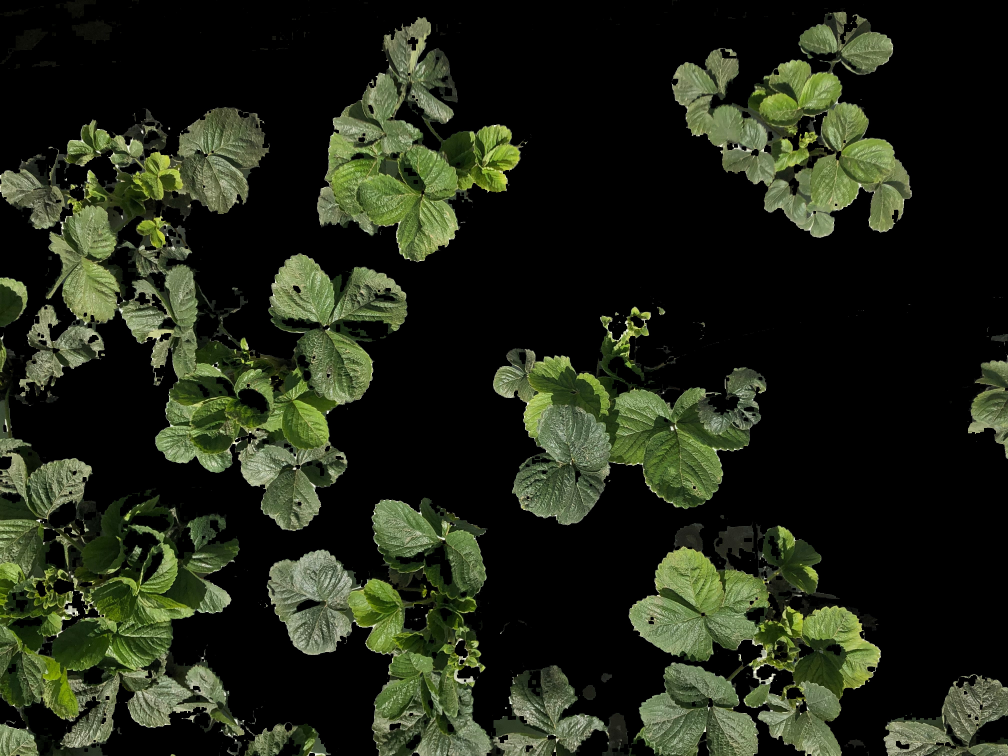
#> input picture src/runner_cutting/Canopy_masked/IMG_1568_masked.JPG, 4032 x 3024 px (shown at 1/4 size)
$ python -i runner_cutter.py   (imports and definitions only)   (older library calls are emulated)
#> lines starting #> are read from the running program, lines starting #| are printed output that depends on the picture; after the words box and inside, x2 and y2 are one past the last pixel; in counts of white or black regions, pixels touching at a corner belong together
#> further down, picture is the input picture: shape (3024, 4032, 3); mean B, G, R 23.8, 39.5, 33.9
import cv2
import numpy as np
import os
import sys
from timeit import default_timer as timer

from skimage.filters import frangi, sato
from skimage.morphology import skeletonize, medial_axis

def small(img):
   return cv2.resize(img, (1280,720))

# [60 lines left out: functions remove_shadows, boundry, not called in this run]

def filter_lines(lines, width, threshold):
    new_lines = {}
    for i in range(len(lines)):
        line1 = lines[i]
        new_lines[i] = 0
        for line2 in lines:
            #dx,dy for parrallel lines is 2x the distance between the lines
            #dx,dy for diverging lines will be dominated by the furthest apart points

            dx1 = line1[0][0] - line2[0][0]
            dx2 = line1[0][0] - line2[0][2]
            if dx1 < width or dx2 < width:
                dy1 = line1[0][1] - line2[0][1]
                dy2 = line2[0][1] - line2[0][3]
                if dy1 < width or dy2 < width:
                    new_lines[i] += 1
    filtered_lines = []
    for i in range(len(new_lines)):
        if new_lines[i] > threshold:
            filtered_lines.append(lines[i])
    return filtered_lines


def find_lines(img,rho):
   #edges = cv2.Canny(img, 100,200)
   lines = cv2.HoughLinesP(img,rho = rho, theta = 1*np.pi/180, threshold = 90, minLineLength=90, maxLineGap = 15 )
   drawing = np.zeros((img.shape[0],img.shape[1],1), np.uint8)
   drawing_filtered = drawing.copy()

   for x in range(0, len(lines)):
      for x1,y1,x2,y2 in lines[x]:
         pts = np.array([[x1, y1 ], [x2 , y2]], np.int32)
         cv2.polylines(drawing, [pts], True, (255,255,255), thickness=4)
   #print(len(lines))

   lines = filter_lines(lines,80,20)
   for x in range(0, len(lines)):
      for x1,y1,x2,y2 in lines[x]:
         pts = np.array([[x1, y1 ], [x2 , y2]], np.int32)
         cv2.polylines(drawing_filtered, [pts], True, (255,255,255), thickness=4)
   #print(len(lines))

   return lines, drawing, drawing_filtered

def runner3(img):
   hsv = cv2.cvtColor(img, cv2.COLOR_BGR2HSV)
#> hsv: shape (3024, 4032, 3); mean H, S, V 17.6, 49.1, 39.5
   #combineing the lighting less-respective components helps remove shadows.
   sat_1 = cv2.normalize(hsv[:,:,0]-hsv[:,:,1],None, alpha=0,beta=255,norm_type=cv2.NORM_MINMAX,dtype=cv2.CV_8UC1)

   kernel = np.ones((5,5),np.uint8)
   sat_2= cv2.dilate(sat_1,kernel,iterations = 2)
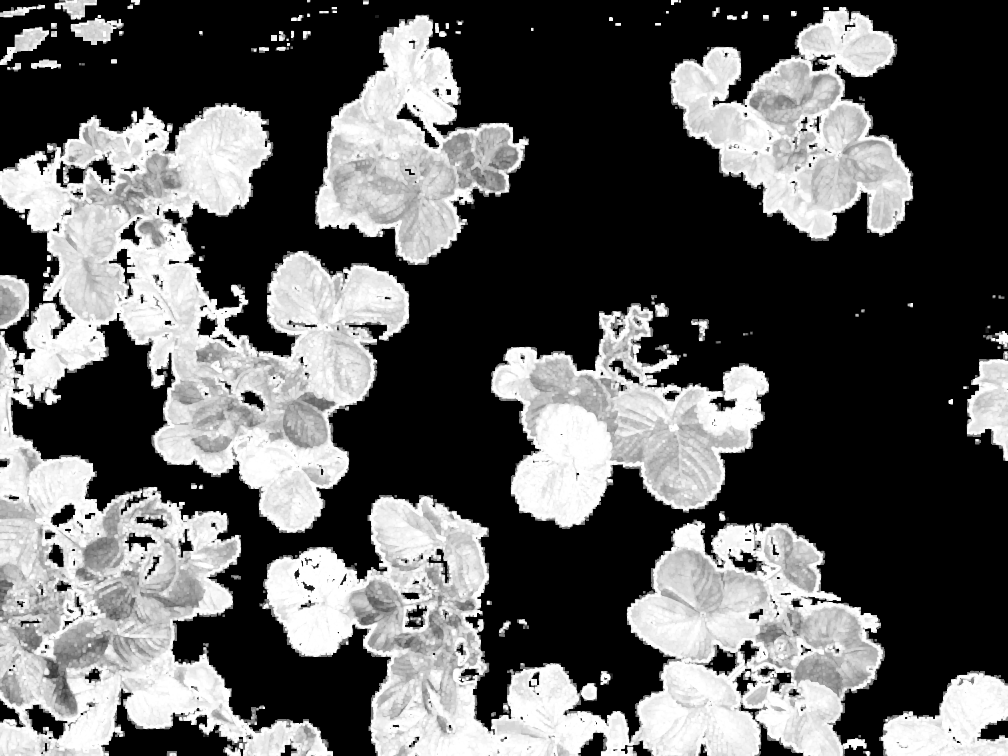
#> sat_2: shape (3024, 4032) (shown at 1/4 size); min 0, max 255, mean 96.9
   cv2.imshow('sat dilated',small(sat_2))

   kernel = np.ones((7,7),np.uint8)
   s_opened = cv2.morphologyEx(sat_2, cv2.MORPH_OPEN, kernel, iterations = 9)
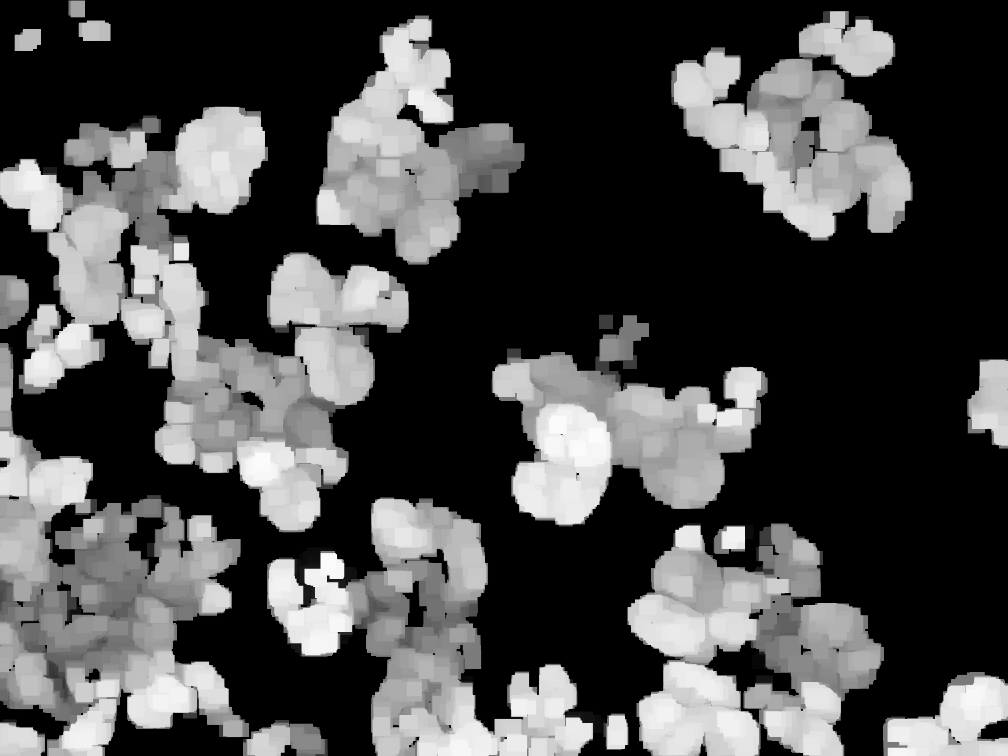
#> s_opened: shape (3024, 4032) (shown at 1/4 size); min 0, max 251, mean 73.9
   cv2.imshow('sat opened', s_opened)
   sat = sat_2 - s_opened
   sat &= sat_1

   #kernel = np.ones((5,5),np.uint8)
   #sat = cv2.morphologyEx(sat, cv2.MORPH_CLOSE, kernel, iterations = 1)
   kernel = np.ones((3,3),np.uint8)
   sat = cv2.morphologyEx(sat, cv2.MORPH_OPEN, kernel, iterations = 1)

   #sat = cv2.blur(sat,(13,13))
   sat = cv2.inRange(sat,100,250)
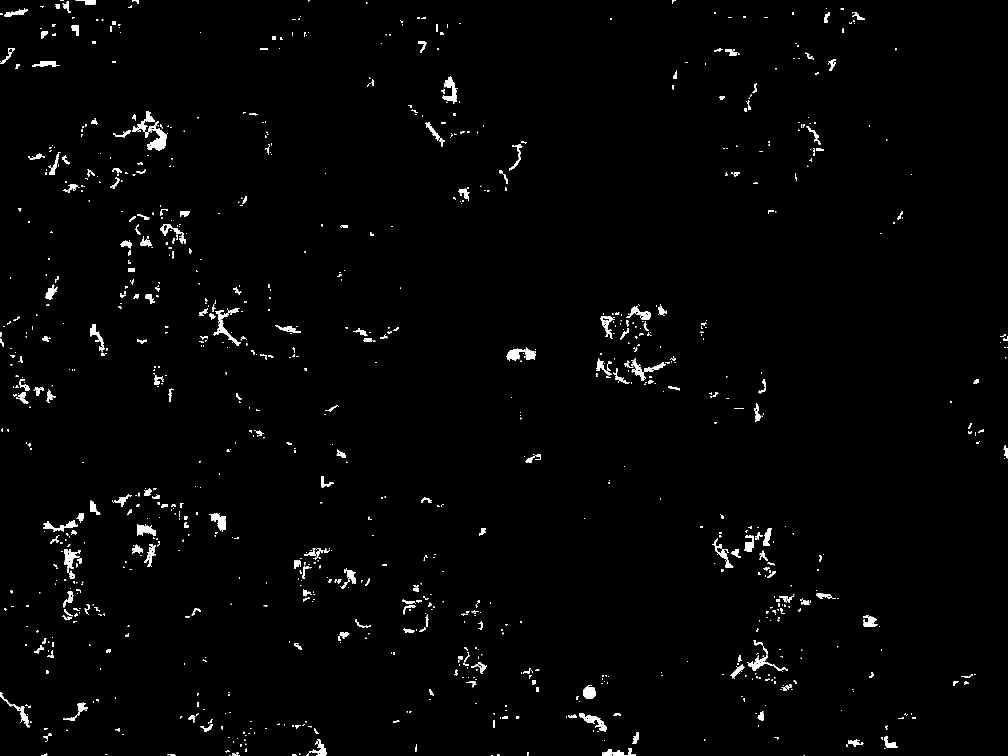
#> sat: shape (3024, 4032) (shown at 1/4 size); 1.3% white; 1541 white regions (730 under 20 px), largest, box (x1, y1, x2, y2) and area: (588, 486, 668, 604) 3764, (1771, 305, 1828, 407) 2600, (871, 1241, 962, 1381) 2384
   cv2.imshow('sat',small(sat))

   _,lines,lines_filtered = find_lines(sat,6)
#> in find_lines, `lines = cv2.HoughLinesP(img,rho = rho, theta = 1*np.pi/180, threshold ..`: lines = 29 rows, first 6: [861, 1232, 896, 1333], [2049, 1401, 2139, 1414], [2319, 2854, 2409, 2892], [1801, 306, 1823, 403], [2501, 1466, 2613, 1480], [2316, 2857, 2422, 2921]
#> the loop in find_lines, `for x in range(0, len(lines)):` made 29 passes
#> after the loop in find_lines, `for x in range(0, len(lines)):`:
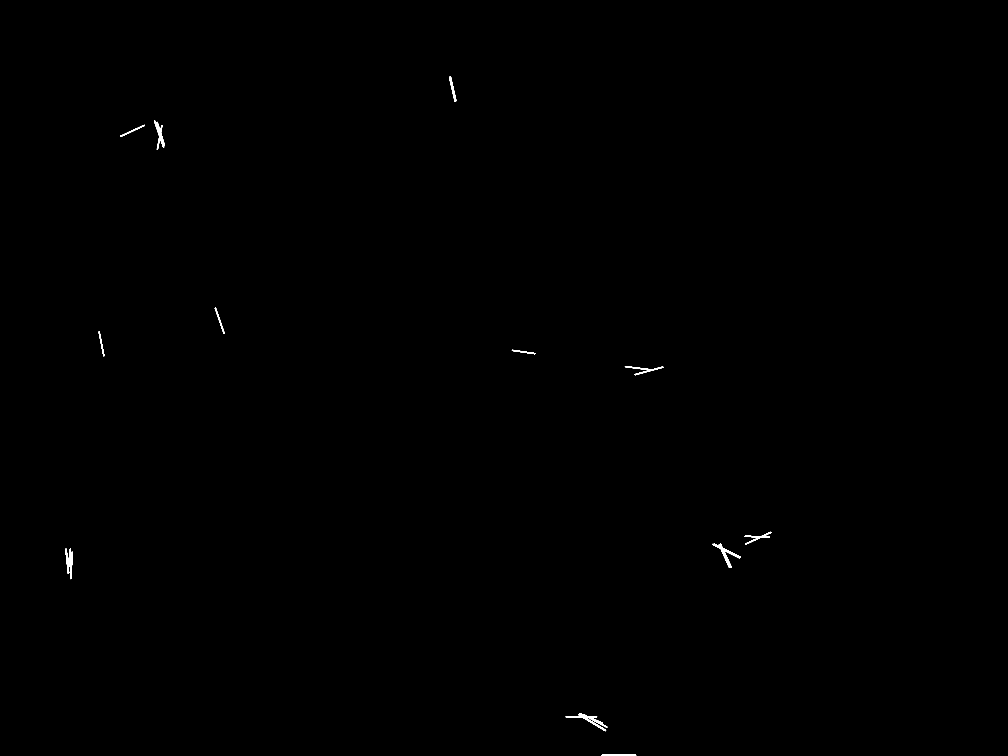
#> drawing: shape (3024, 4032, 1) (shown at 1/4 size); 0.11% white; 13 white regions, largest, box (x1, y1, x2, y2) and area: (2262, 2852, 2430, 2925) 2141, (2849, 2174, 2964, 2271) 1891, (616, 482, 660, 600) 1481
#> the loop in filter_lines, `for i in range(len(lines)):` made 29 passes
#> line1 on passes 1 to 12: [[861, 1232, 896, 1333]], [[2049, 1401, 2139, 1414]], [[2319, 2854, 2409, 2892]], [[1801, 306, 1823, 403]], [[2501, 1466, 2613, 1480]], [[2316, 2857, 2422, 2921]], [[283, 2314, 288, 2208]], [[2856, 2176, 2961, 2229]], [[2980, 2145, 3077, 2147]], [[629, 597, 647, 502]], [[263, 2196, 273, 2291]], [[2316, 2859, 2421, 2922]]
#> after the loop in filter_lines, `for i in range(len(lines)):`: new_lines = 29 items
#> the loop in filter_lines, `for i in range(len(new_lines)):` made 29 passes
#> after the loop in filter_lines, `for i in range(len(new_lines)):`: filtered_lines = [[[283, 2314, 288, 2208]], [[629, 597, 647, 502]], [[263, 2196, 273, 2291]], [[628, 489, 657, 581]], [[264, 2196, 274, 2291]], [[618, 484, 654, 588]], [[282, 2308, 285, 2215]], [[396, 1327, 415, 1423]], [[271, 2291, 281, 2196]], [[482, 545, 577, 501]]]
#> in find_lines, `lines = filter_lines(lines,80,20)`: lines has the same summary as filtered_lines in filter_lines
#> the loop in find_lines, `for x in range(0, len(lines)):` made 10 passes
#> after the loop in find_lines, `for x in range(0, len(lines)):`: drawing_filtered: shape (3024, 4032, 1); 0.03% white; 5 white regions, box (x1, y1, x2, y2) and area: (616, 482, 660, 600) 1481, (261, 2194, 284, 2294) 954, (280, 2206, 291, 2317) 731, (480, 499, 580, 548) 542, (394, 1325, 418, 1426) 486
   drawing = np.zeros((lines.shape[0],lines.shape[1],1), np.uint8)
   drawing = cv2.merge([lines_filtered,lines,drawing])
#> drawing: shape (3024, 4032, 3)
   cv2.imshow('d',small(drawing))
#> in small (call 3), `return cv2.resize(img, (1280,720))`:
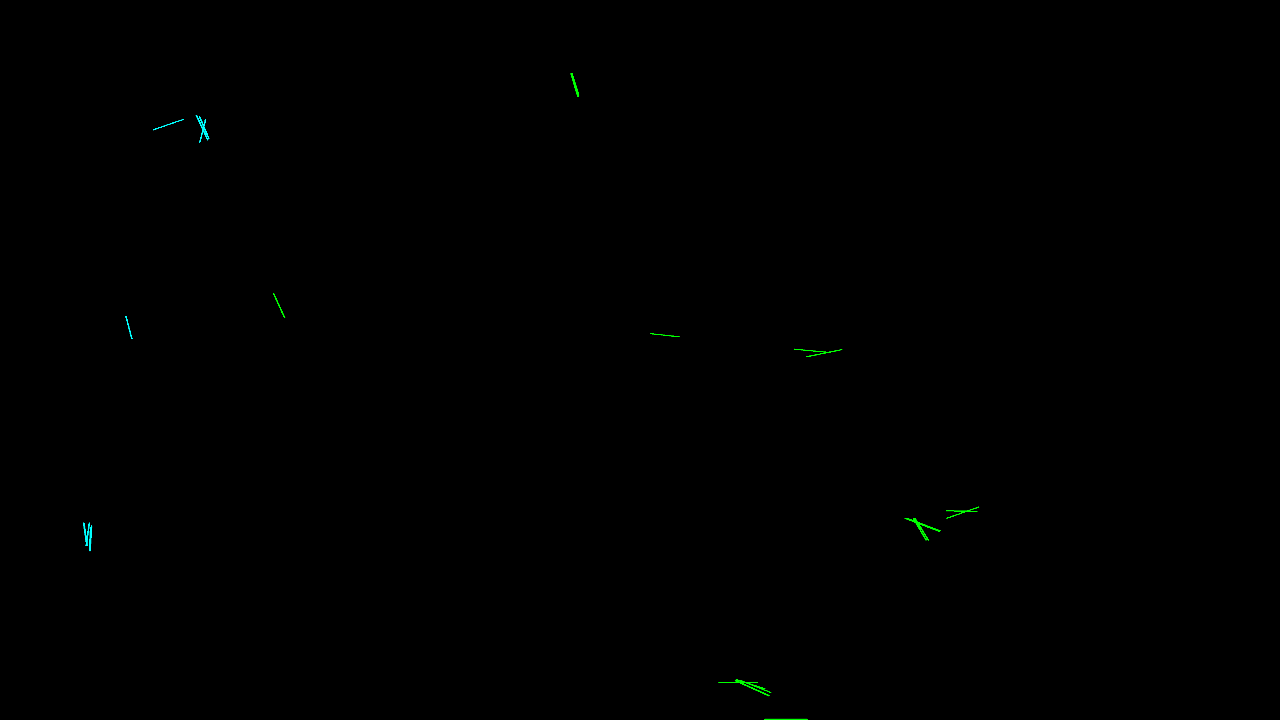
#> returned value: shape (720, 1280, 3); mean of channels 0, 1, 2 0.1, 0.3, 0; drawn as B, G, R
   return drawing, lines


# [143 lines left out: functions runner2, runner, cuts, merge, count_cuts, runner_cutter and 2 more, not called in this run]


# [5 lines not run here, left out]


>>> import cv2
>>> picture = cv2.imread('Canopy_masked/IMG_1568_masked.JPG')
>>> result = runner3(picture)

$ run again, on src/runner_cutting/Canopy_masked/IMG_1587_masked.JPG
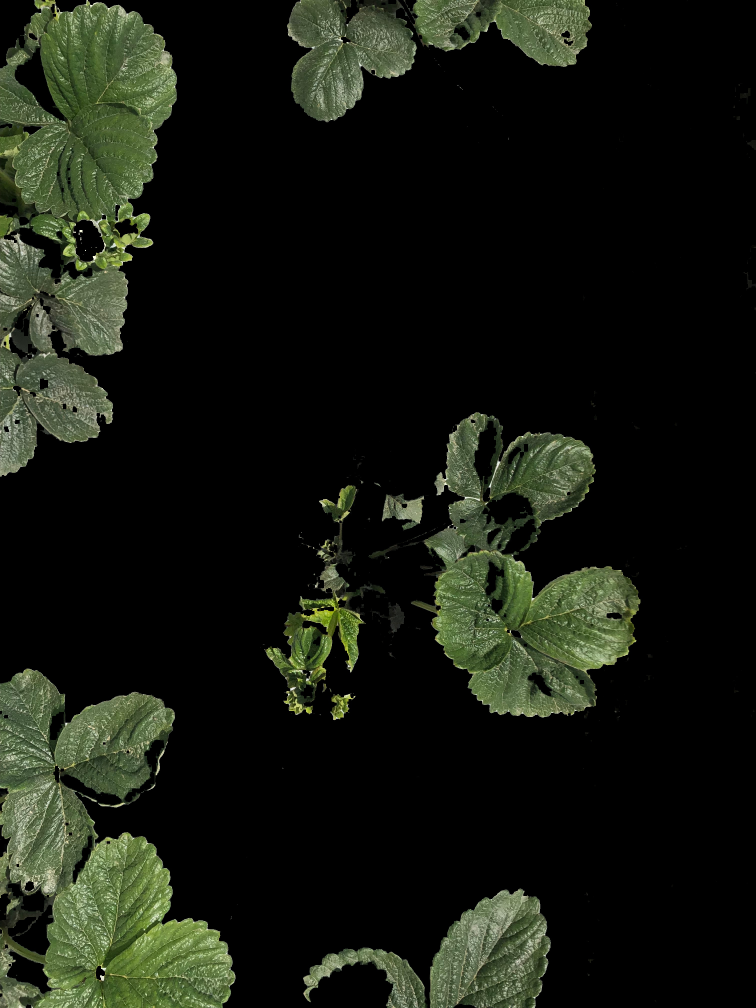
#> input picture src/runner_cutting/Canopy_masked/IMG_1587_masked.JPG, 3024 x 4032 px (shown at 1/4 size)
#> picture is the input picture: shape (4032, 3024, 3); mean B, G, R 16.6, 25.9, 21.9
#> hsv: shape (4032, 3024, 3); mean H, S, V 11.6, 27.6, 25.9
#> in runner3, `sat = cv2.inRange(sat,100,250)`:
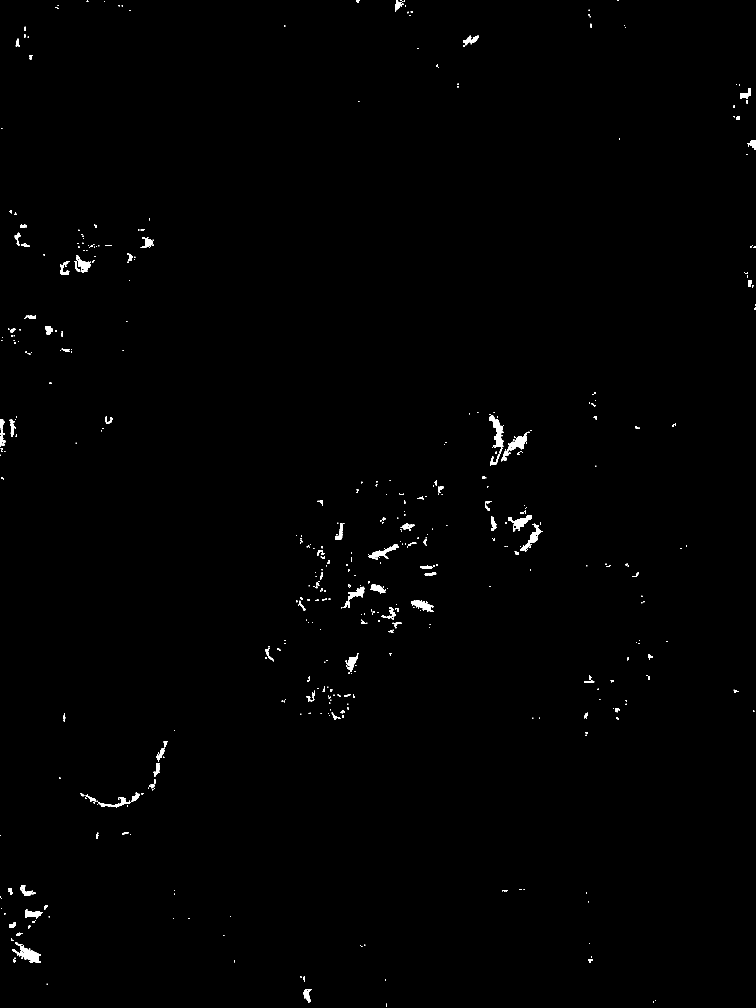
#> sat: shape (4032, 3024) (shown at 1/4 size); 0.52% white; 612 white regions (322 under 20 px), largest, box (x1, y1, x2, y2) and area: (49, 3769, 164, 3852) 3164, (1956, 1662, 2013, 1792) 3121, (2005, 1744, 2108, 1845) 2868
#> in small (call 2), `return cv2.resize(img, (1280,720))`:
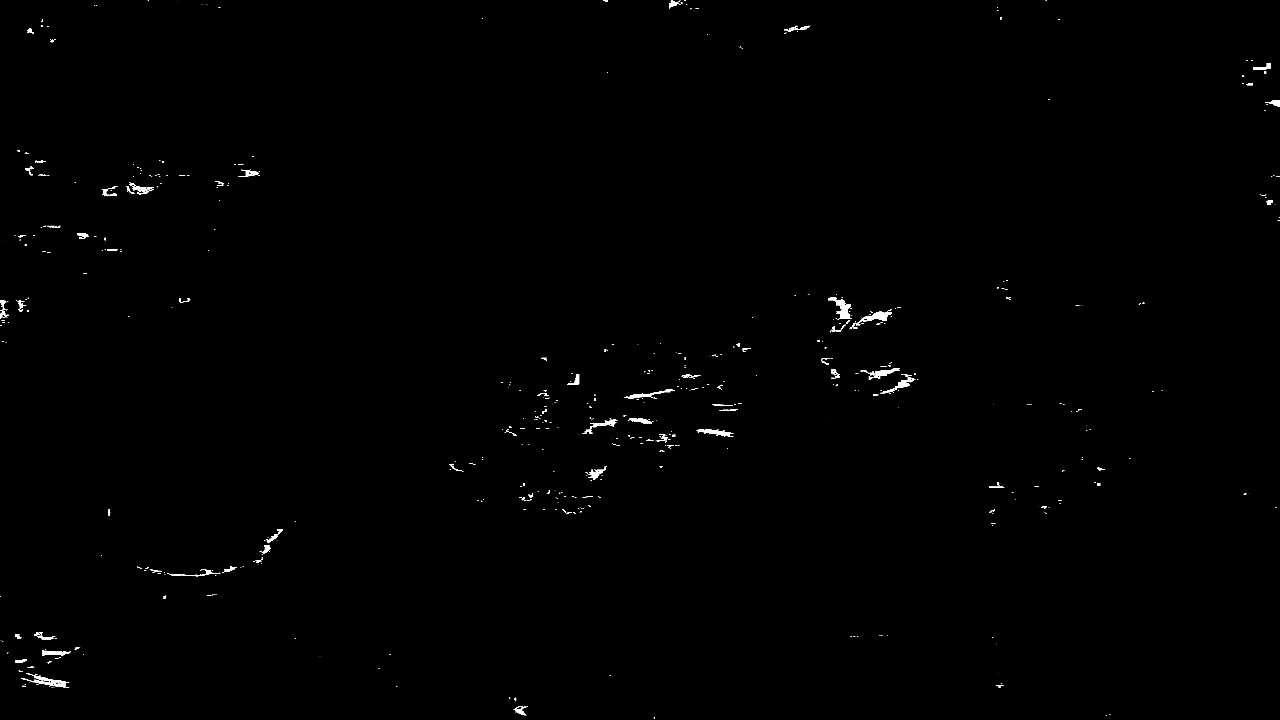
#> returned value: shape (720, 1280); min 0, max 255, mean 1.3
#> in find_lines, `lines = cv2.HoughLinesP(img,rho = rho, theta = 1*np.pi/180, threshold ..`: lines = 21 rows, first 6: [2013, 1821, 2121, 1720], [1974, 1664, 2005, 1802], [2005, 1841, 2107, 1750], [1491, 2211, 1595, 2189], [1472, 2219, 1583, 2194], [1981, 1680, 2007, 1796]
#> the loop in find_lines, `for x in range(0, len(lines)):` made 21 passes
#> the loop in filter_lines, `for i in range(len(lines)):` made 21 passes
#> after the loop in filter_lines, `for i in range(len(lines)):`: new_lines = 21 items
#> the loop in filter_lines, `for i in range(len(new_lines)):` made 21 passes
#> after the loop in filter_lines, `for i in range(len(new_lines)):`: filtered_lines = [[[4, 1679, 10, 1807]], [[7, 1679, 12, 1781]], [[6, 1683, 11, 1775]]]
#> in find_lines, `lines = filter_lines(lines,80,20)`: lines has the same summary as filtered_lines in filter_lines
#> the loop in find_lines, `for x in range(0, len(lines)):` made 3 passes
